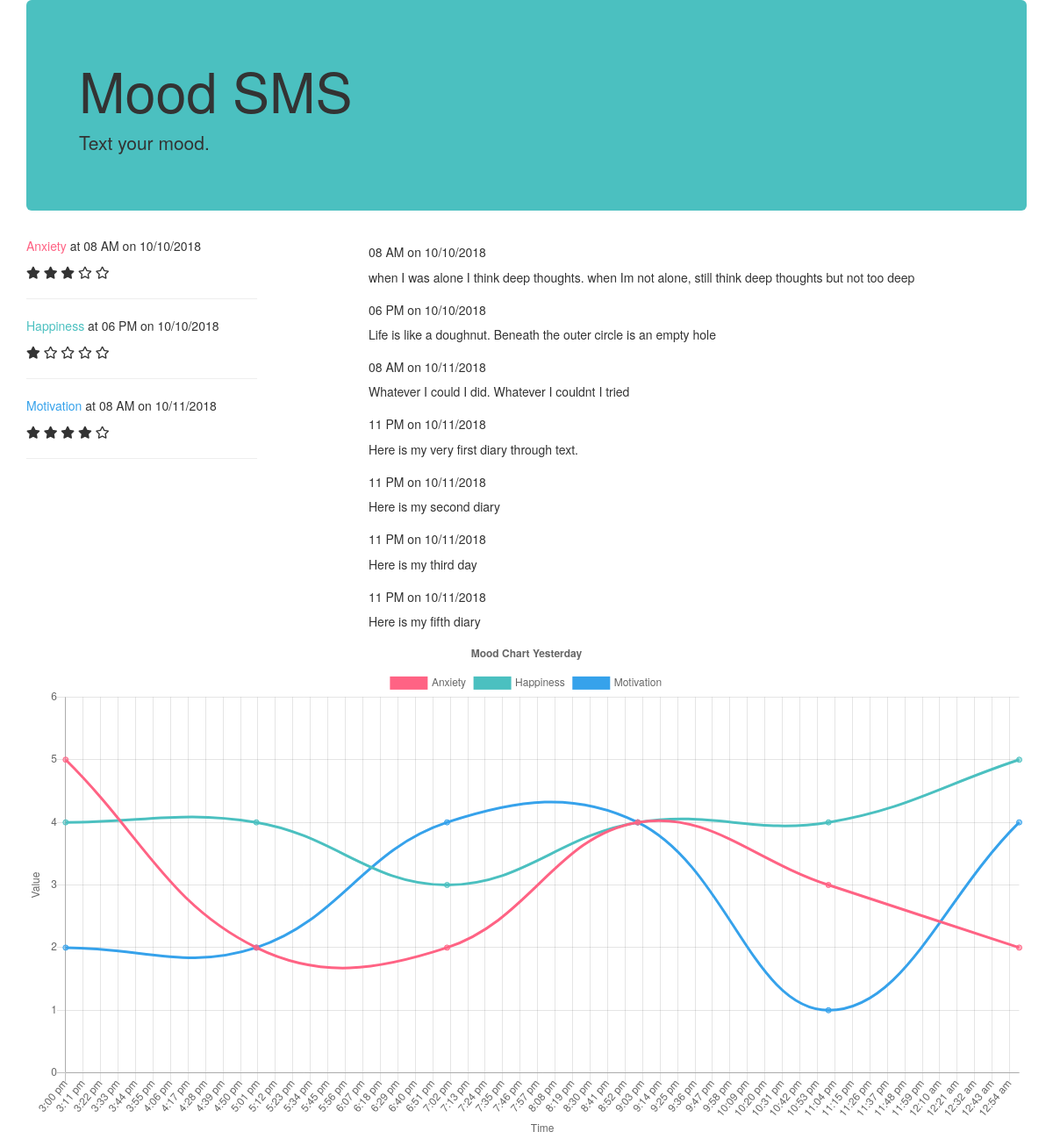
The page / on the database its author committed.
### tables this page shows
CREATE TABLE mood (id integer PRIMARY KEY, user_id integer, type text, star integer, time integer);

CREATE TABLE diary (id integer PRIMARY KEY, user_id integer, post text, time integer);

### app.py (the view)
@app.route('/')
def home():
    moods = mood_db.get_moods(test_phone_number)
    diaries = mood_db.get_diaries(test_phone_number)
    return render_template('home.html', moods=moods, diaries=diaries)

### mood_db.py (called while the page is built)
	def get_moods(self, phone_number):
		moods = self.engine.execute("SELECT type, star, time FROM users INNER JOIN mood ON users.id = mood.user_id AND users.phone_number = " + str(phone_number))
		mood_list = {'moods': []}
		for mood in moods:
			mood_obj = {}
			mood_obj['type'] = mood[0]
			mood_obj['star'] = mood[1]
			mood_obj['time'] = self.__time_parser(mood[2])
			mood_list['moods'].append(mood_obj)
		return mood_list

	def __time_parser(self, mood_time):
		dt = datetime.datetime.utcfromtimestamp(mood_time)
		dt_today = datetime.datetime.now()
		if (dt.day == dt_today.day):
			return dt_today.strftime('%I %p Today')
		else:
			return dt.strftime('%I %p on %m/%d/%Y')

	def get_diaries(self, phone_number):
		diaries = self.engine.execute("SELECT post, time FROM users INNER JOIN diary ON users.id = diary.user_id AND users.phone_number = " + str(phone_number))
		diary_list = {'diaries': []}
		for diary in diaries:
			diary_obj = {}
			diary_obj['post'] = diary[0]
			diary_obj['time'] = self.__time_parser(diary[1])
			diary_list['diaries'].append(diary_obj)
		return diary_list

### templates/home.html (shortened to what this page needs)
<!doctype html>
<html>
<head>
	<link rel="stylesheet" href="https://maxcdn.bootstrapcdn.com/bootstrap/3.3.7/css/bootstrap.min.css">
	<link rel="stylesheet" href="https://use.fontawesome.com/releases/v5.3.1/css/all.css"
>
</head>
<body>
	<div class="container">
		<div class="jumbotron" style="background: rgb(75, 192, 192);">
			<h1>Mood SMS</h1>
			<p>Text your mood.</p>
		</div>
		<div class="row">
			<div class="col-lg-3">
				{% for mood in moods['moods']%}
				<div class="row">
					<div class="col-lg-12">
						{% if mood['type'] == 'Anxiety' %}
						<p> <span style="color: rgb(255, 99, 132);">{{ mood['type']}}</span> at {{mood['time']}}</p>
						{% elif mood['type'] == 'Happiness' %}
						<p> <span style="color: rgb(75, 192, 192);">{{ mood['type']}}</span> at {{mood['time']}}</p>
						{% elif mood['type'] == 'Motivation' %}
						<p> <span style="color: rgb(54, 162, 235);">{{ mood['type']}}</span> at {{mood['time']}}</p>
						{% endif%}
						{% for star in range(mood['star']) %}
						<i class="fas fa-star"></i>
						{% endfor%}
						{% for empty_star in range(5 - mood['star'])%}
						<i class="far fa-star"></i>
						{% endfor%}
						<hr />
					</div>
				</div>
				{% endfor%}
			</div>
			<div class="col-lg-1"></div>
			<div class="col-lg-8">
				{% for diary in diaries['diaries'] %}
				<div class="row">
					<div class="col-lg-12">
						<h5>{{ diary['time'] }}</h5>
						<p>{{ diary['post'] }}</p>
					</div>
				</div>
				{% endfor %}
			</div>
		</div>
		<canvas id="canvas"></canvas>
	</div>
	<script>
		let dataset_generator = function () {
			let dt = new Date('2018-10-08T00:00:00Z');
			dt.setHours(dt.getHours() - 9);
			var dataset = [];
			for (i = 0; i < 12; i += 2) {
				let ran_rating = Math.floor(Math.random() * 5) + 1;
				dataset.push({ x: new Date(dt), y: ran_rating });
				dt.setHours(dt.getHours() + 2);
			}
			return dataset;
		}
		var color = Chart.helpers.color;
		let data_set = [
			{
				label: 'Anxiety',
				backgroundColor: color(window.chartColors.red).alpha(0.5).rgbString(),
				borderColor: window.chartColors.red,
				fill: false,
				data: dataset_generator()
			},
			{
				label: 'Happiness',
				backgroundColor: color(window.chartColors.green).alpha(0.5).rgbString(),
				borderColor: window.chartColors.green,
				fill: false,
				data: dataset_generator()
			},
			{
				label: 'Motivation',
				backgroundColor: color(window.chartColors.blue).alpha(0.5).rgbString(),
				borderColor: window.chartColors.blue,
				fill: false,
				data: dataset_generator()
			}
		]
		load_chart(data_set);
	</script>
</body>
</html>

### templates/home.html (style rules this page uses)
canvas { -moz-user-select: none; -webkit-user-select: none; -ms-user-select: none; }

### rows shown on the page
mood: type "Anxiety", time "08 AM on 10/10/2018", star 3 (drawn)
mood: type "Happiness", time "06 PM on 10/10/2018", star 1 (drawn)
mood: type "Motivation", time "08 AM on 10/11/2018", star 4 (drawn)
diary: time "08 AM on 10/10/2018", post "when I was alone I think deep thoughts. when Im not alone, still think deep thoughts but not too deep"
diary: time "06 PM on 10/10/2018", post "Life is like a doughnut. Beneath the outer circle is an empty hole"
diary: time "08 AM on 10/11/2018", post "Whatever I could I did. Whatever I couldnt I tried"
diary: time "11 PM on 10/11/2018", post "Here is my very first diary through text."
diary: time "11 PM on 10/11/2018", post "Here is my second diary"
diary: time "11 PM on 10/11/2018", post "Here is my third day"
diary: time "11 PM on 10/11/2018", post "Here is my fifth diary"
